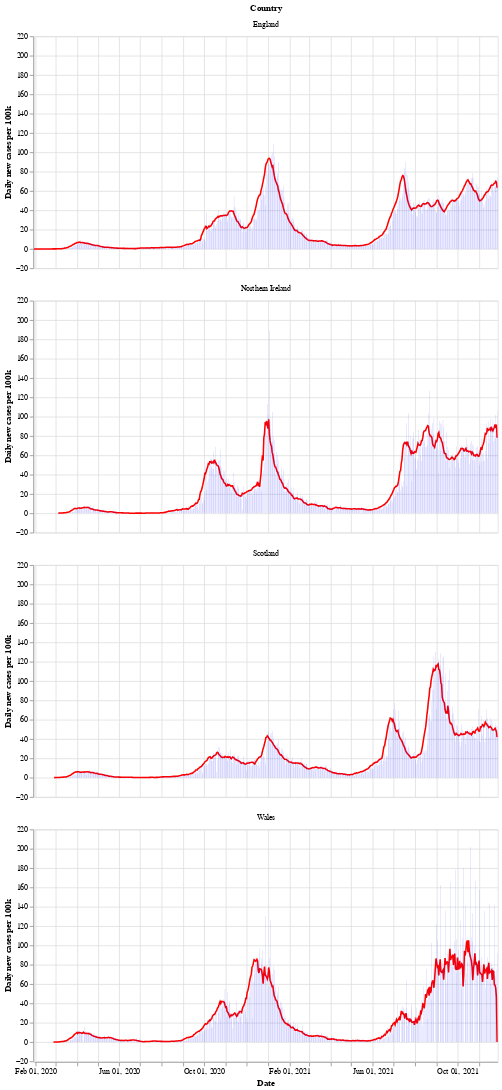

Notebook code cell kept with this figure:
### Markdown cell above
Next is a bar chart of the number of new cases in each country (per 100k population), with the 7 day moving average of cases. Again we see that Wales saw a longer period of raising and falling cases compared to the other countries.

After a period of cases falling, each nation is now seeing a rise in the number of cases - especially in Wales.

### Code cell
# collapse
bars = alt.Chart(uk_cases).mark_bar().encode(
    x=alt.X("yearmonthdate(date):T", axis=alt.Axis(title='Date')),
    y=alt.Y("newCasesRate:Q", axis=alt.Axis(title='Daily new cases per 100k')),
    tooltip='newCasesRate',
    color=alt.condition(
        alt.datum.dailyChange > 0,
        alt.value("orange"),  # The positive color
        alt.value("blue")  # The negative color
    )
).properties(title='New cases per 100k population with rolling 7 day average', width=600).interactive()
line = alt.Chart(uk_cases).mark_line(
    color='red',
    size=2,
).transform_window(
    rolling_mean='mean(newCasesRate)',
    frame=[0, 7],
    groupby=['areaName']
).encode(
    x='yearmonthdate(date):T',
    y='rolling_mean:Q'
)
alt.layer(line, bars, data=uk_cases).facet(alt.Row('areaName', title='Country'), columns=1)

### Figure 1 — Vega-Lite specification as saved in the notebook (floating-point values rounded to 4 significant figures; data arrays with more than 128 entries replaced by an {"elided": "..."} marker saying what was removed)
{"config": {"view": {"continuousWidth": 400, "continuousHeight": 300}}, "data": {"name": "data-87b013b0c0f72ca78ae4e1da3c2b6061"}, "facet": {"type": "nominal", "field": "areaName", "title": "Country"}, "spec": {"layer": [{"mark": {"type": "line", "color": "red", "size": 2}, "encoding": {"x": {"type": "temporal", "field": "date", "timeUnit": "yearmonthdate"}, "y": {"type": "quantitative", "field": "rolling_mean"}}, "transform": [{"window": [{"op": "mean", "field": "newCasesRate", "as": "rolling_mean"}], "frame": [0, 7], "groupby": ["areaName"]}]}, {"mark": "bar", "encoding": {"color": {"condition": {"value": "orange", "test": "(datum.dailyChange > 0)"}, "value": "blue"}, "tooltip": {"type": "quantitative", "field": "newCasesRate"}, "x": {"type": "temporal", "axis": {"title": "Date"}, "field": "date", "timeUnit": "yearmonthdate"}, "y": {"type": "quantitative", "axis": {"title": "Daily new cases per 100k"}, "field": "newCasesRate"}}, "selection": {"selector002": {"type": "interval", "bind": "scales", "encodings": ["x", "y"]}}, "title": "New cases per 100k population with rolling 7 day average", "width": 600}]}, "columns": 1, "$schema": "https://vega.github.io/schema/vega-lite/v4.8.1.json", "datasets": {"data-87b013b0c0f72ca78ae4e1da3c2b6061": {"elided": "2580 records"}}}
